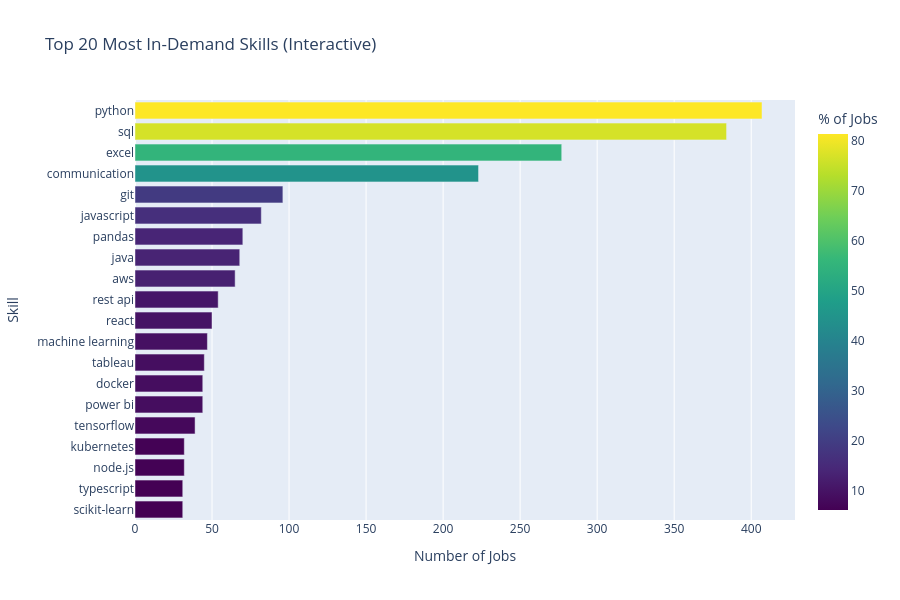

Here is the notebook cell this chart was saved with:
### Code cell
# Interactive skill chart
fig = px.bar(
    skill_df.head(20),
    x='count',
    y='skill',
    orientation='h',
    color='percentage',
    color_continuous_scale='Viridis',
    title='Top 20 Most In-Demand Skills (Interactive)',
    labels={'count': 'Number of Jobs', 'skill': 'Skill', 'percentage': '% of Jobs'}
)

fig.update_layout(
    yaxis={'categoryorder': 'total ascending'},
    height=600
)

fig.write_html('../visualizations/interactive_skills.html')
fig.show()

### Figure 1 — Plotly figure (JSON) as saved in the notebook; plotly's stock layout.template omitted (floating-point values rounded to 4 significant figures)
{"data": [{"hovertemplate": "Number of Jobs=%{x}<br>Skill=%{y}<br>% of Jobs=%{marker.color}<extra></extra>", "legendgroup": "", "marker": {"color": [81.4, 76.8, 55.4, 44.6, 19.2, 16.4, 14.0, 13.6, 13.0, 10.8, 10.0, 9.4, 9.0, 8.8, 8.8, 7.8, 6.4, 6.4, 6.2, 6.2], "coloraxis": "coloraxis", "pattern": {"shape": ""}}, "name": "", "orientation": "h", "showlegend": false, "textposition": "auto", "type": "bar", "x": [407, 384, 277, 223, 96, 82, 70, 68, 65, 54, 50, 47, 45, 44, 44, 39, 32, 32, 31, 31], "xaxis": "x", "y": ["python", "sql", "excel", "communication", "git", "javascript", "pandas", "java", "aws", "rest api", "react", "machine learning", "tableau", "power bi", "docker", "tensorflow", "node.js", "kubernetes", "scikit-learn", "typescript"], "yaxis": "y"}], "layout": {"barmode": "relative", "coloraxis": {"colorbar": {"title": {"text": "% of Jobs"}}, "colorscale": [[0, "#440154"], [0.1111, "#482878"], [0.2222, "#3e4989"], [0.3333, "#31688e"], [0.4444, "#26828e"], [0.5556, "#1f9e89"], [0.6667, "#35b779"], [0.7778, "#6ece58"], [0.8889, "#b5de2b"], [1, "#fde725"]]}, "height": 600, "legend": {"tracegroupgap": 0}, "title": {"text": "Top 20 Most In-Demand Skills (Interactive)"}, "xaxis": {"anchor": "y", "domain": [0, 1], "title": {"text": "Number of Jobs"}}, "yaxis": {"anchor": "x", "categoryorder": "total ascending", "domain": [0, 1], "title": {"text": "Skill"}}}}
